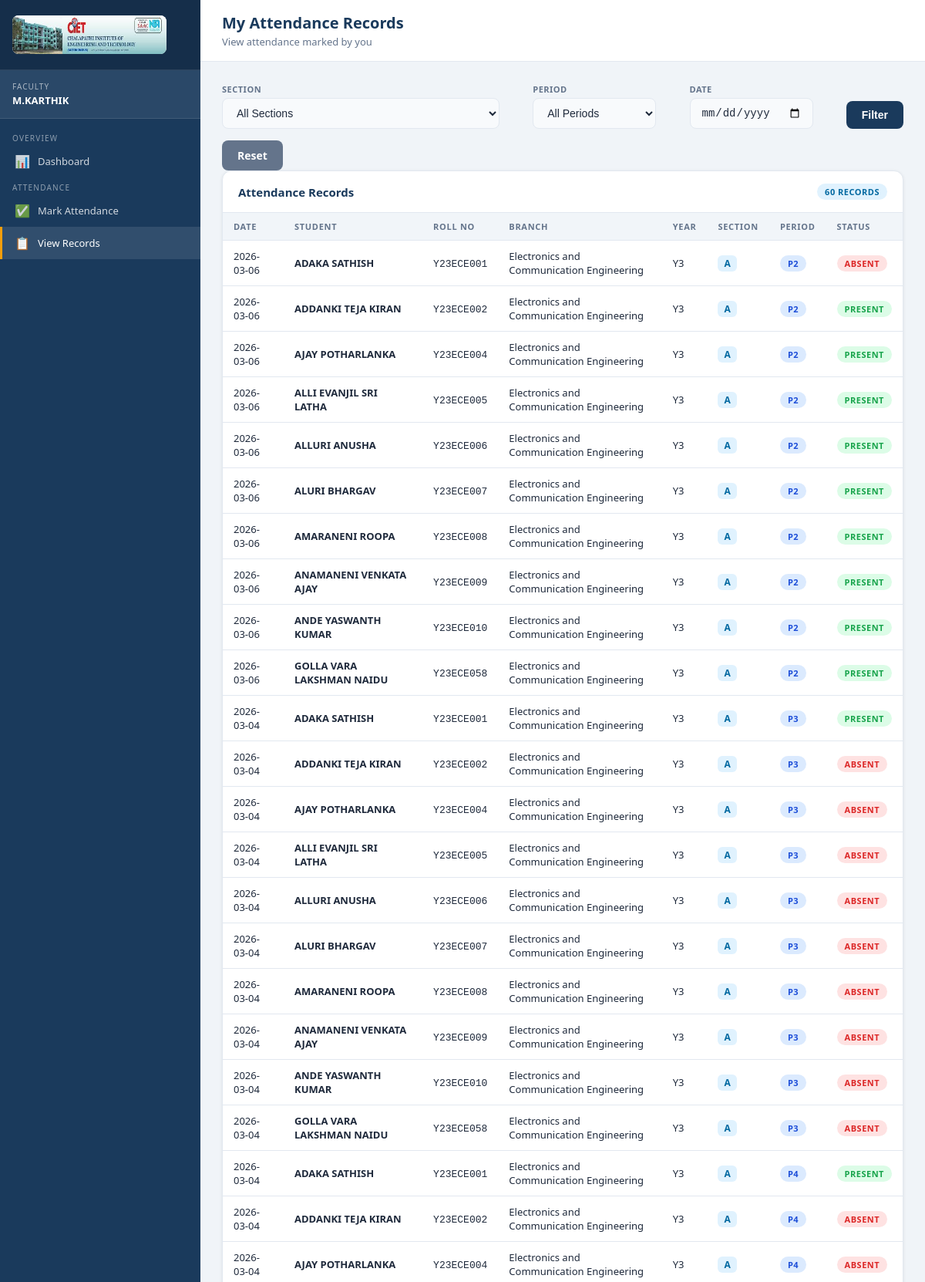
/faculty/attendance (signed in, upper part), run on the app's committed database.
### tables this page shows
CREATE TABLE attendance (
    id INTEGER PRIMARY KEY AUTOINCREMENT,
    student_id INTEGER NOT NULL,
    date TEXT NOT NULL,
    period_number INTEGER NOT NULL,
    status TEXT NOT NULL CHECK(status IN ('present', 'absent')),
    faculty_id INTEGER NOT NULL,
    section_id INTEGER NOT NULL,
    UNIQUE(student_id, date, period_number),
    FOREIGN KEY(student_id) REFERENCES student_profiles(id) ON DELETE CASCADE,
    FOREIGN KEY(faculty_id) REFERENCES faculty_profiles(id) ON DELETE CASCADE,
    FOREIGN KEY(section_id) REFERENCES sections(id) ON DELETE CASCADE
);

CREATE TABLE student_profiles (
    id INTEGER PRIMARY KEY AUTOINCREMENT,
    user_id INTEGER UNIQUE NOT NULL,
    section_id INTEGER,
    branch_id INTEGER,
    year_id INTEGER,
    name TEXT NOT NULL,
    roll_number TEXT UNIQUE NOT NULL,
    FOREIGN KEY(user_id) REFERENCES users(id) ON DELETE CASCADE,
    FOREIGN KEY(section_id) REFERENCES sections(id) ON DELETE SET NULL,
    FOREIGN KEY(branch_id) REFERENCES departments(id) ON DELETE SET NULL,
    FOREIGN KEY(year_id) REFERENCES years(id) ON DELETE SET NULL
);

CREATE TABLE departments (
    id INTEGER PRIMARY KEY AUTOINCREMENT,
    name TEXT UNIQUE NOT NULL
);

CREATE TABLE years (
    id INTEGER PRIMARY KEY AUTOINCREMENT,
    year_number INTEGER UNIQUE NOT NULL
);

CREATE TABLE sections (
    id INTEGER PRIMARY KEY AUTOINCREMENT,
    branch_id INTEGER NOT NULL,
    year_id INTEGER NOT NULL,
    name TEXT NOT NULL,
    UNIQUE(branch_id, year_id, name),
    FOREIGN KEY(branch_id) REFERENCES departments(id) ON DELETE CASCADE,
    FOREIGN KEY(year_id) REFERENCES years(id) ON DELETE CASCADE
);

### routes/faculty.py (the view)
@faculty_bp.route('/attendance')
@faculty_required
def view_attendance():
    db = get_db()
    faculty_id = session.get('faculty_id')
    filter_date = request.args.get('date', '')
    filter_section = request.args.get('section_id', '')
    filter_period = request.args.get('period_number', '')
    query = '''SELECT a.id, sp.name as student_name,
                      sp.roll_number,
                      d.name as branch_name,
                      y.year_number,
                      sec.name as section_name,
                      a.date, a.period_number, a.status,
                      sec.id as section_id
               FROM attendance a
               JOIN student_profiles sp ON a.student_id = sp.id
               JOIN sections sec ON a.section_id = sec.id
               JOIN departments d ON sec.branch_id = d.id
               JOIN years y ON sec.year_id = y.id
               WHERE a.faculty_id = ?'''
    params = [faculty_id]
    if filter_date:
        query += ' AND a.date = ?'
        params.append(filter_date)
    if filter_section:
        query += ' AND a.section_id = ?'
        params.append(filter_section)
    if filter_period:
        query += ' AND a.period_number = ?'
        params.append(int(filter_period))
    query += ' ORDER BY a.date DESC, a.period_number, sp.name'
    records = db.execute(query, params).fetchall()
    assigned_sections = db.execute(
        '''SELECT DISTINCT sec.id, d.name as branch_name,
                  y.year_number, sec.name as section_name
           FROM timetable t
           JOIN sections sec ON t.section_id = sec.id
           JOIN departments d ON sec.branch_id = d.id
           JOIN years y ON sec.year_id = y.id
           WHERE t.faculty_id = ?
           ORDER BY d.name, y.year_number, sec.name''',
        (faculty_id, )).fetchall()
    db.close()
    return render_template('faculty/view_attendance.html',
                           records=records,
                           assigned_sections=assigned_sections,
                           periods=range(1, 8),
                           filter_date=filter_date,
                           filter_section=filter_section,
                           filter_period=filter_period)

### routes/faculty.py (called while the page is built)
def get_db():
    conn = sqlite3.connect(current_app.config['DB_PATH'])
    conn.row_factory = sqlite3.Row
    conn.execute("PRAGMA foreign_keys = ON")
    return conn

def faculty_required(f):
    @wraps(f)
    def decorated(*args, **kwargs):
        if session.get('role') != 'faculty':
            flash('Access denied. Faculty login required.', 'danger')
            return redirect(url_for('faculty.login'))
        return f(*args, **kwargs)
    return decorated

### templates/faculty/view_attendance.html (shortened to what this page needs)
{% extends 'base.html' %}
{% block page_title %}My Attendance Records{% endblock %}
{% block page_subtitle %}View attendance marked by you{% endblock %}
{% block sidebar %}
<span class="nav-section-title">Overview</span>
<a href="{{ url_for('faculty.dashboard') }}"><span class="nav-icon">📊</span> Dashboard</a>
<span class="nav-section-title">Attendance</span>
<a href="{{ url_for('faculty.mark_attendance') }}"><span class="nav-icon">✅</span> Mark Attendance</a>
<a href="{{ url_for('faculty.view_attendance') }}" class="active"><span class="nav-icon">📋</span> View Records</a>
{% endblock %}
{% block content %}
<div class="filter-bar">
    <form method="GET" style="display:contents;">
        <div class="filter-group">
            <label>Section</label>
            <select name="section_id" class="form-control">
                <option value="">All Sections</option>
            </select>
        </div>
        <div class="filter-group">
            <label>Period</label>
            <select name="period_number" class="form-control">
                <option value="">All Periods</option>
            </select>
        </div>
        <div class="filter-group">
            <label>Date</label>
            <input type="date" name="date" class="form-control" value="{{ filter_date }}">
        </div>
        <button type="submit" class="btn btn-primary" style="align-self:flex-end;">Filter</button>
        <a href="{{ url_for('faculty.view_attendance') }}" class="btn btn-secondary" style="align-self:flex-end;">Reset</a>
    </form>
</div>
<div class="card">
    <div class="card-header">
        <div class="card-title">Attendance Records</div>
        <span class="badge badge-info">{{ records|length }} records</span>
    </div>
    <div class="table-wrapper">
        <table>
            <thead>
                <tr><th>Date</th><th>Student</th><th>Roll No</th><th>Branch</th><th>Year</th><th>Section</th><th>Period</th><th>Status</th></tr>
            </thead>
            <tbody>
                {% for r in records %}
                <tr>
                    <td>{{ r.date }}</td>
                    <td><strong>{{ r.student_name }}</strong></td>
                    <td><code>{{ r.roll_number }}</code></td>
                    <td>{{ r.branch_name }}</td>
                    <td>Y{{ r.year_number }}</td>
                    <td><span class="section-label">{{ r.section_name }}</span></td>
                    <td><span class="badge badge-primary">P{{ r.period_number }}</span></td>
                    <td>
                        {% if r.status == 'present' %}
                        <span class="badge badge-success">Present</span>
                        {% else %}
                        <span class="badge badge-danger">Absent</span>
                        {% endif %}
                    </td>
                </tr>
                {% else %}
                <tr><td colspan="8"><div class="empty-state"><div class="empty-icon">📋</div><p>No records found.</p></div></td></tr>
                {% endfor %}
            </tbody>
        </table>
    </div>
</div>
{% endblock %}

### static/css/style.css (style rules this page uses)
:root { --primary: #1a3a5c; --primary-light: #2563a8; --accent: #f59e0b; --success: #16a34a; --danger: #dc2626; --warning: #d97706; --info: #0891b2; --bg: #f0f4f8; --card-bg: #ffffff; --text: #1e293b; --text-muted: #64748b; --border: #e2e8f0; --sidebar-width: 260px; }
* { box-sizing: border-box; margin: 0; padding: 0; }
body { font-family: 'Segoe UI', Tahoma, Geneva, Verdana, sans-serif; background: var(--bg); color: var(--text); min-height: 100vh; }
.form-control { width: 100%; padding: 10px 14px; border: 1.5px solid var(--border); border-radius: 8px; font-size: 14px; color: var(--text); background: #f8fafc; transition: border-color 0.2s, box-shadow 0.2s; outline: none; }
select.form-control { cursor: pointer; }
.btn { display: inline-flex; align-items: center; justify-content: center; gap: 6px; padding: 10px 20px; border: none; border-radius: 8px; font-size: 14px; font-weight: 600; cursor: pointer; text-decoration: none; transition: all 0.2s; }
.btn-primary { background: var(--primary); color: #fff; }
.btn-secondary { background: #64748b; color: #fff; }
.nav-section-title { font-size: 10px; text-transform: uppercase; letter-spacing: 1.2px; opacity: 0.5; padding: 16px 16px 6px; }
.sidebar-nav a { display: flex; align-items: center; gap: 10px; padding: 10px 16px; color: rgba(255,255,255,0.8); text-decoration: none; font-size: 13px; font-weight: 500; transition: all 0.2s; border-left: 3px solid transparent; }
.sidebar-nav a:hover, .sidebar-nav a.active { background: rgba(255,255,255,0.1); color: #fff; border-left-color: var(--accent); }
.sidebar-nav a .nav-icon { font-size: 16px; width: 20px; text-align: center; }
.card { background: var(--card-bg); border-radius: 12px; box-shadow: 0 1px 4px rgba(0,0,0,0.08); border: 1px solid var(--border); margin-bottom: 24px; }
.card-header { padding: 16px 20px; border-bottom: 1px solid var(--border); display: flex; align-items: center; justify-content: space-between; gap: 12px; }
.card-title { font-size: 15px; font-weight: 700; color: var(--primary); }
.table-wrapper { overflow-x: auto; }
table { width: 100%; border-collapse: collapse; font-size: 13px; }
thead th { background: #f1f5f9; color: var(--text-muted); font-weight: 700; font-size: 11px; text-transform: uppercase; letter-spacing: 0.7px; padding: 10px 14px; text-align: left; border-bottom: 1px solid var(--border); }
tbody tr { border-bottom: 1px solid var(--border); transition: background 0.15s; }
tbody td { padding: 11px 14px; color: var(--text); vertical-align: middle; }
.badge { display: inline-block; padding: 3px 10px; border-radius: 20px; font-size: 11px; font-weight: 700; text-transform: uppercase; letter-spacing: 0.5px; }
.badge-success { background: #dcfce7; color: #16a34a; }
.badge-danger { background: #fee2e2; color: #dc2626; }
.badge-info { background: #e0f2fe; color: #0369a1; }
.badge-primary { background: #dbeafe; color: #1d4ed8; }
.filter-bar { display: flex; flex-wrap: wrap; gap: 15px; align-items: flex-end; justify-content: space-between; }
.filter-group { display: flex; flex-direction: column; gap: 4px; min-width: 160px; }
.filter-group label { font-size: 11px; font-weight: 700; color: var(--text-muted); text-transform: uppercase; letter-spacing: 0.5px; }
.section-label { display: inline-flex; align-items: center; gap: 4px; background: #e0f2fe; color: #0369a1; border-radius: 6px; padding: 2px 8px; font-size: 12px; font-weight: 600; }

### data on the page
attendance: date "2026-03-06", student_name "ADAKA SATHISH", roll_number "Y23ECE001", branch_name "Electronics and Communication Engineering", year_number "3", section_name "A", period_number "2", status "ABSENT"
attendance: date "2026-03-06", student_name "ADDANKI TEJA KIRAN", roll_number "Y23ECE002", branch_name "Electronics and Communication Engineering", year_number "3", section_name "A", period_number "2", status "PRESENT"
attendance: date "2026-03-06", student_name "AJAY POTHARLANKA", roll_number "Y23ECE004", branch_name "Electronics and Communication Engineering", year_number "3", section_name "A", period_number "2", status "PRESENT"
attendance: date "2026-03-06", student_name "ALLI EVANJIL SRI LATHA", roll_number "Y23ECE005", branch_name "Electronics and Communication Engineering", year_number "3", section_name "A", period_number "2", status "PRESENT"
attendance: date "2026-03-06", student_name "ALLURI ANUSHA", roll_number "Y23ECE006", branch_name "Electronics and Communication Engineering", year_number "3", section_name "A", period_number "2", status "PRESENT"
attendance: date "2026-03-06", student_name "ALURI BHARGAV", roll_number "Y23ECE007", branch_name "Electronics and Communication Engineering", year_number "3", section_name "A", period_number "2", status "PRESENT"
attendance: date "2026-03-06", student_name "AMARANENI ROOPA", roll_number "Y23ECE008", branch_name "Electronics and Communication Engineering", year_number "3", section_name "A", period_number "2", status "PRESENT"
attendance: date "2026-03-06", student_name "ANAMANENI VENKATA AJAY", roll_number "Y23ECE009", branch_name "Electronics and Communication Engineering", year_number "3", section_name "A", period_number "2", status "PRESENT"
attendance: date "2026-03-06", student_name "ANDE YASWANTH KUMAR", roll_number "Y23ECE010", branch_name "Electronics and Communication Engineering", year_number "3", section_name "A", period_number "2", status "PRESENT"
attendance: date "2026-03-06", student_name "GOLLA VARA LAKSHMAN NAIDU", roll_number "Y23ECE058", branch_name "Electronics and Communication Engineering", year_number "3", section_name "A", period_number "2", status "PRESENT"
attendance: date "2026-03-04", student_name "ADAKA SATHISH", roll_number "Y23ECE001", branch_name "Electronics and Communication Engineering", year_number "3", section_name "A", period_number "3", status "PRESENT"
attendance: date "2026-03-04", student_name "ADDANKI TEJA KIRAN", roll_number "Y23ECE002", branch_name "Electronics and Communication Engineering", year_number "3", section_name "A", period_number "3", status "ABSENT"
attendance: date "2026-03-04", student_name "AJAY POTHARLANKA", roll_number "Y23ECE004", branch_name "Electronics and Communication Engineering", year_number "3", section_name "A", period_number "3", status "ABSENT"
attendance: date "2026-03-04", student_name "ALLI EVANJIL SRI LATHA", roll_number "Y23ECE005", branch_name "Electronics and Communication Engineering", year_number "3", section_name "A", period_number "3", status "ABSENT"
attendance: date "2026-03-04", student_name "ALLURI ANUSHA", roll_number "Y23ECE006", branch_name "Electronics and Communication Engineering", year_number "3", section_name "A", period_number "3", status "ABSENT"
attendance: date "2026-03-04", student_name "ALURI BHARGAV", roll_number "Y23ECE007", branch_name "Electronics and Communication Engineering", year_number "3", section_name "A", period_number "3", status "ABSENT"
attendance: date "2026-03-04", student_name "AMARANENI ROOPA", roll_number "Y23ECE008", branch_name "Electronics and Communication Engineering", year_number "3", section_name "A", period_number "3", status "ABSENT"
attendance: date "2026-03-04", student_name "ANAMANENI VENKATA AJAY", roll_number "Y23ECE009", branch_name "Electronics and Communication Engineering", year_number "3", section_name "A", period_number "3", status "ABSENT"
attendance: date "2026-03-04", student_name "ANDE YASWANTH KUMAR", roll_number "Y23ECE010", branch_name "Electronics and Communication Engineering", year_number "3", section_name "A", period_number "3", status "ABSENT"
attendance: date "2026-03-04", student_name "GOLLA VARA LAKSHMAN NAIDU", roll_number "Y23ECE058", branch_name "Electronics and Communication Engineering", year_number "3", section_name "A", period_number "3", status "ABSENT"
attendance: date "2026-03-04", student_name "ADAKA SATHISH", roll_number "Y23ECE001", branch_name "Electronics and Communication Engineering", year_number "3", section_name "A", period_number "4", status "PRESENT"
attendance: date "2026-03-04", student_name "ADDANKI TEJA KIRAN", roll_number "Y23ECE002", branch_name "Electronics and Communication Engineering", year_number "3", section_name "A", period_number "4", status "ABSENT"
attendance: date "2026-03-04", student_name "AJAY POTHARLANKA", roll_number "Y23ECE004", branch_name "Electronics and Communication Engineering", year_number "3", section_name "A", period_number "4", status "ABSENT"

### other printed values
{{ session.role | upper }} "FACULTY"
{{ records|length }} "60"
